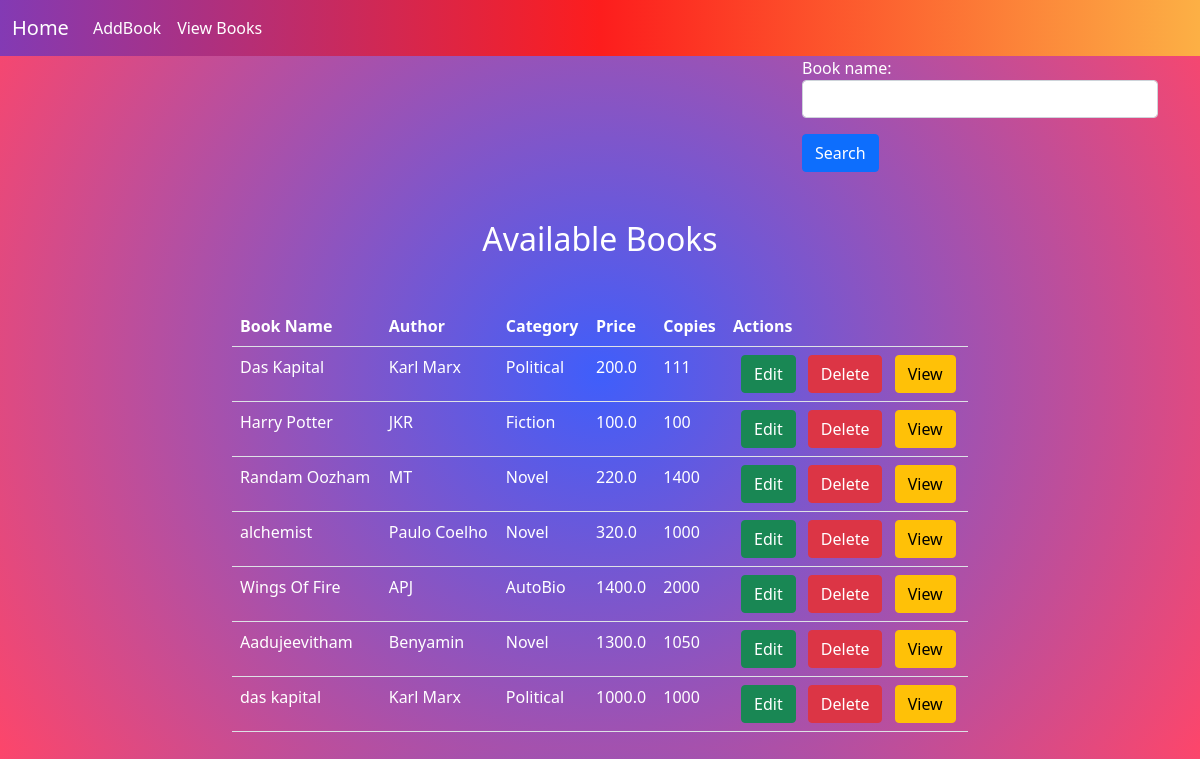
Screenshot of /AddBook/books with the database file from the repository.
### AddBook/models.py (models this page shows, shortened)
class AddBooks(models.Model):
    book_name = models.CharField(max_length=70,unique=True)
    author = models.CharField(max_length=15)
    category = models.CharField(max_length=20)
    price = models.FloatField(default=50)
    copies = models.IntegerField()

### AddBook/views.py (the view, shortened to what this page needs)
# urls.py: path('books',get_books,name="booklist"),
def get_books(request):
    context = {}
    form = SearchForm()
    context['form'] = form
    books = AddBooks.objects.all()
    context['books'] = books
    return render(request,"book_list.html",context)

### AddBook/forms.py
class SearchForm(forms.Form):
    book_name = forms.CharField(max_length=20,widget=(forms.TextInput(attrs={'class':'form-control'})))

### AddBook/templates/book_list.html (shortened to what this page needs)
<!DOCTYPE html>
{%extends 'base.html'%}
{%block body_block%}
<div class="container text-white">
    <div class="row">
        <div class="col-4"></div>
        <div class="col-4"></div>
        <div class="col-4">
            <form action="" method="post">
            {{form.as_p}}
            <input type="submit"  value="Search" class="btn btn-primary" >
        </form>
        </div>
    </div>
    <div class="row">
        <div class="col-2"></div>
        <div class="col-8">
            <h2 class="text-center mt-5">Available Books</h2>
            <table class="table text-white mt-5">
                <tr>
                    <th>Book Name</th>
                    <th>Author</th>
                    <th>Category</th>
                    <th>Price</th>
                    <th>Copies</th>
                    <th>Actions</th>
                </tr>
                {%if books%}
                {%for book in books%}
                <tr>
                    <td>{{book.book_name}}</td>
                    <td>{{book.author}}</td>
                    <td>{{book.category}}</td>
                    <td>{{book.price}}</td>
                    <td>{{book.copies}}</td>
                    <td class="text-white">
                        <a href="{%url 'update' book.id%}" class="btn btn-success ms-2">Edit</a>
                        <a href="{%url 'remove' book.id%}" class="btn btn-danger ms-2">Delete</a>
                        <a href="{%url 'details' book.id%}" class="btn btn-warning ms-2">View</a>
                    </td>
                </tr>
                {%endfor%}
                {%else%}
                    <tr>
                        <td colspan="5">
                            <h3>No books found!!</h3>
                        </td>
                    </tr>
                {%endif%}
            </table>
        </div>
        <div class="col-2"></div>
    </div>
</div>
{%endblock%}

### AddBook/static/css/style.css (style rules this page uses)
body { background: rgb(63,94,251); background: radial-gradient(circle, rgba(63,94,251,1) 0%, rgba(252,70,107,1) 100%); }

### rows the page displays
AddBooks: book_name "Das Kapital", author "Karl Marx", category "Political", price "200.0", copies "111"
AddBooks: book_name "Harry Potter", author "JKR", category "Fiction", price "100.0", copies "100"
AddBooks: book_name "Randam Oozham", author "MT", category "Novel", price "220.0", copies "1400"
AddBooks: book_name "alchemist", author "Paulo Coelho", category "Novel", price "320.0", copies "1000"
AddBooks: book_name "Wings Of Fire", author "APJ", category "AutoBio", price "1400.0", copies "2000"
AddBooks: book_name "Aadujeevitham", author "Benyamin", category "Novel", price "1300.0", copies "1050"
AddBooks: book_name "das kapital", author "Karl Marx", category "Political", price "1000.0", copies "1000"
